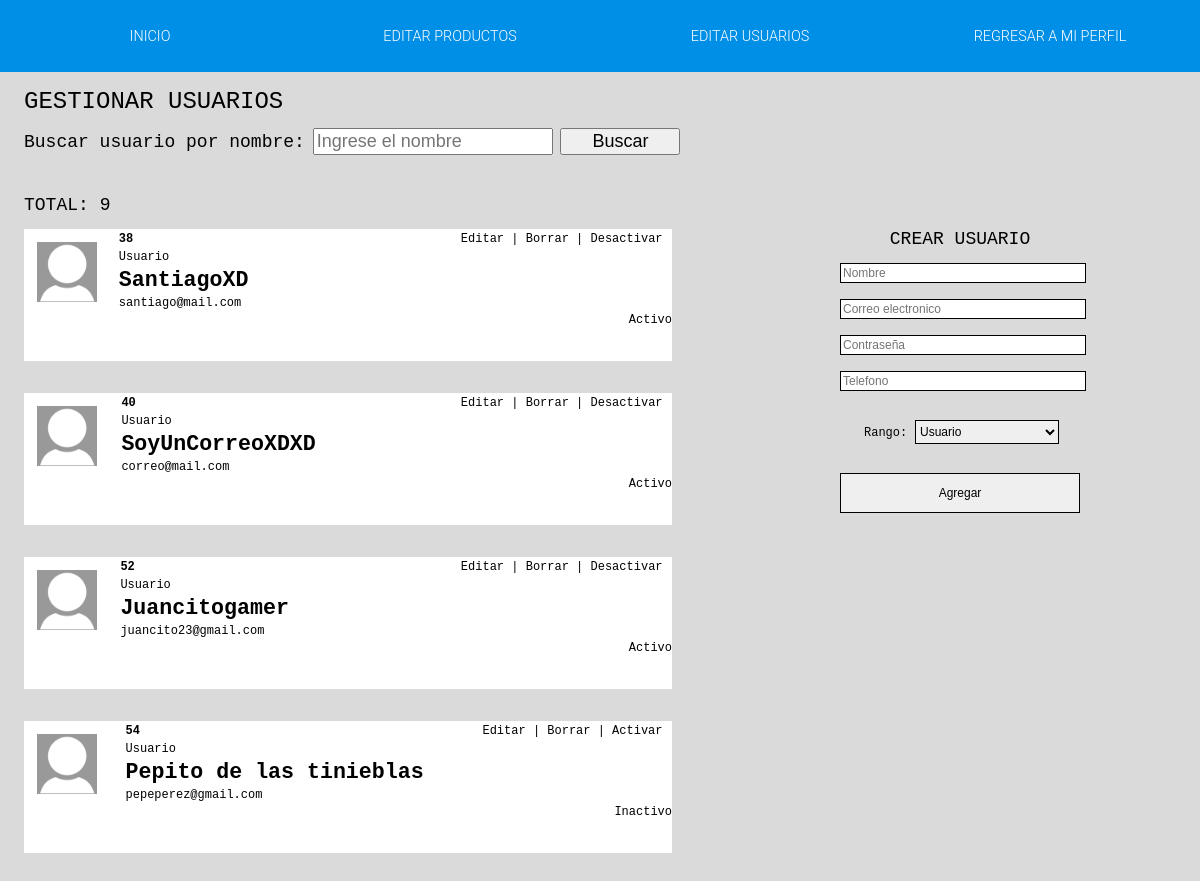
The page /panel/editar (signed in) on the database as committed earlier.
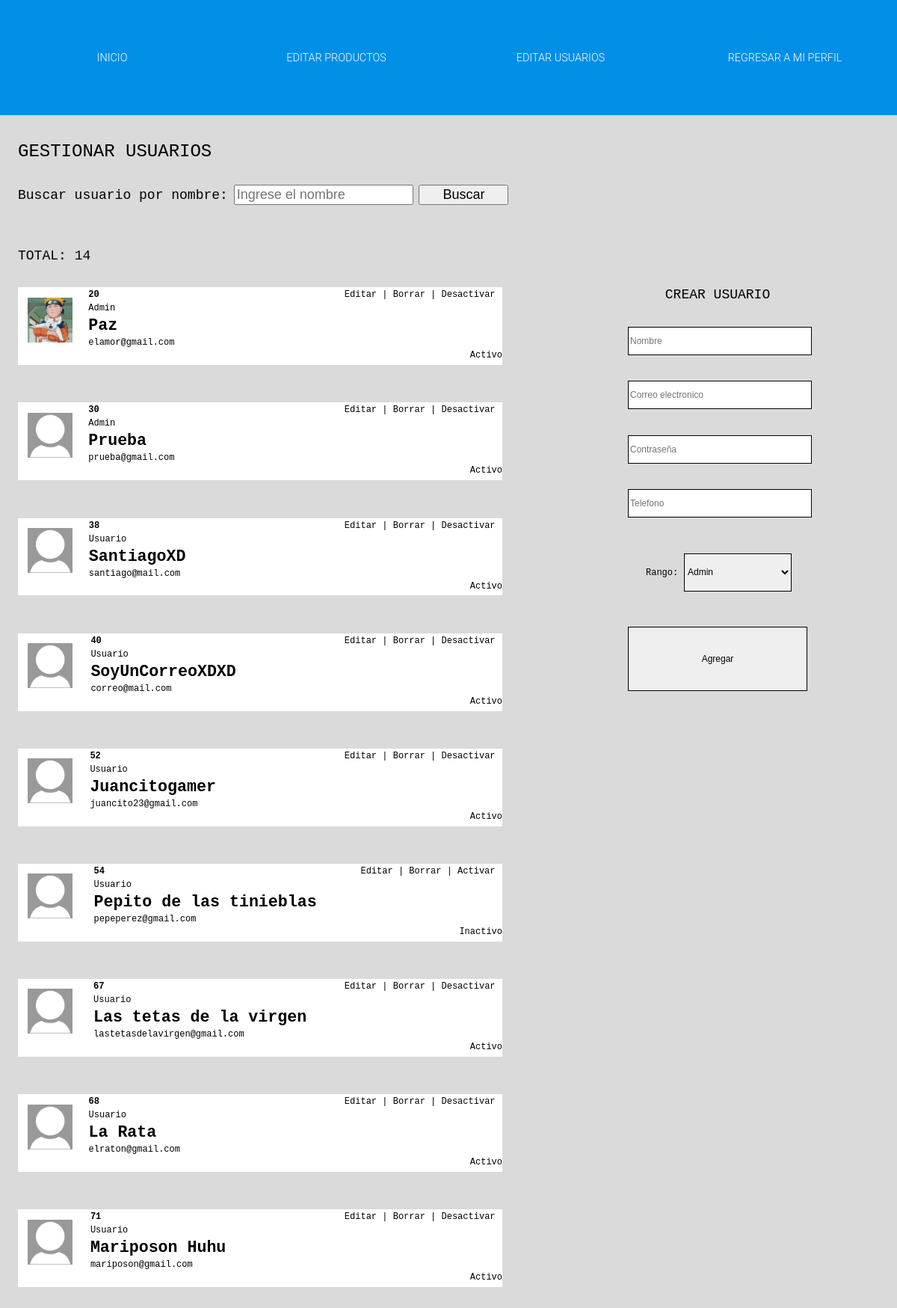
The same page on the database as committed later.
### tables this page shows
CREATE TABLE `USUARIOS` (
  `uid` int(11) NOT NULL,
  `nombre` varchar(40) NOT NULL,
  `correo` varchar(60) NOT NULL,
  `contrasena` varchar(250) NOT NULL,
  `telefono` int(32) NOT NULL,
  `avatar` varchar(50) DEFAULT NULL,
  `rango` int(2) NOT NULL,
  `estado` int(2) NOT NULL
);

CREATE TABLE `USUARIOS_Rangos` (
  `rid` int(2) NOT NULL,
  `nombre` varchar(16) NOT NULL,
  `color` varchar(10) NOT NULL
);

CREATE TABLE `USUARIOS_Estado` (
  `eid` int(2) NOT NULL,
  `nombre` varchar(15) NOT NULL
);

### libs/view.php (called while the page is built, shortened)
<?php
class View
{
    public function render($nombre)
    {
        require 'views/' . $nombre . '.php';
    }
}

### controllers/Panel_Controller.php (called while the page is built, shortened)
<?php
class Panel_Controller extends controller
{
    public function editar()
    {
        $this->view->render('login/panel/editarusuario');
    }
}

### index.php (called while the page is built, shortened)
<?php
require 'libs/view.php';
$app = new App();

### views/login/panel/editarusuario.php (the view, shortened to what the changed rows need)
<?php
require 'libs/connect.php';
if (isset($_SESSION['uid'])) {
    $records = $conn->prepare('SELECT * FROM USUARIOS WHERE uid = :id');
    $records->bindParam(':id', $_SESSION['uid']);
    $records->execute();
    $results = $records->fetch(PDO::FETCH_ASSOC);
    $user = null;
    if (count($results) > 0) {
        $user = $results;
    }
    $records = $conn->prepare('SELECT * FROM USUARIOS_Rangos WHERE rid = :id');
    $records->bindParam(':id', $user['rango']);
    $records->execute();
    $results = $records->fetch(PDO::FETCH_ASSOC);
    if (count($results) > 0) {
        $rango = $results;
    }
} else {
    header("Location: ../login");
    echo "Acceso denegado";
    die();
}
?>
<!DOCTYPE html>
<html lang="en">
<head>
  <link rel="stylesheet" href="../public/css/login/panelusuarios.css">
</head>
<body>
<nav class="noselect">
  <ul class="main-menu" id="main-menu">
    <li><a href="<?php echo constant('URL'); ?>">INICIO</a></li>
    <li><a href="<?php echo constant('URL'); ?>panel/producto">EDITAR PRODUCTOS</a></li>
    <li><a href="<?php echo constant('URL'); ?>panel/editar">EDITAR USUARIOS</a></li>
    <li><a href="<?php echo constant('URL'); ?>perfil?uid=<?php echo $_SESSION['uid'] ?>">REGRESAR A MI PERFIL</a></li>
  </ul>
</nav>
<h1 id="gestionarh1">GESTIONAR USUARIOS</h1>
<?php
    $records = $conn->prepare('SELECT COUNT(uid) FROM USUARIOS;');
    $records->execute();
    $results = $records->fetch(PDO::FETCH_ASSOC);
    $cantidad = null;
    if (count($results) > 0) {
        $cantidad = $results;
    }
    ?>
<form action="editar" method="POST">
<label for="nombre">Buscar usuario por nombre:</label><br>
<input name="nombre" type="text" placeholder="Ingrese el nombre" id="inputnombre">
<input type="submit" value="Buscar" id="inputbuscar">
</form>
<p id="total">TOTAL: <?php echo $cantidad['COUNT(uid)'] ?></p>
<section id="main">
      <?php
if($user['rango'] == '1'){
  if($_POST['nombre'] != ""){
    $buscStr = $_POST['nombre'];
    $buscStr = trim($buscStr);
    $buscStr = strtolower($buscStr);
    $data = $conn->query("SELECT * FROM USUARIOS WHERE nombre LIKE '%$buscStr%' AND rango = '2'");
  }
  else{
    $data = $conn->query("SELECT * FROM USUARIOS WHERE rango = '2'")->fetchAll();
  }
}
else if($user['rango'] == '3'){
  if($_POST['nombre'] != ""){
    $buscStr = $_POST['nombre'];
    $buscStr = trim($buscStr);
    $buscStr = strtolower($buscStr);
    $data = $conn->query("SELECT * FROM USUARIOS WHERE nombre LIKE '%$buscStr%' AND rango <= '2'");
  }
  else{
    $data = $conn->query("SELECT * FROM USUARIOS WHERE rango <= '2'")->fetchAll();
  }
}
foreach ($data as $row) {
    $records = $conn->prepare('SELECT * FROM USUARIOS_Rangos WHERE rid = :id');
    $records->bindParam(':id', $row['rango']);
    $records->execute();
    $results = $records->fetch(PDO::FETCH_ASSOC);
    $ran = null;
    if (count($results) > 0) {
        $ran = $results;
    }
      $records = $conn->prepare('SELECT * FROM USUARIOS_Estado WHERE eid = :id');
      $records->bindParam(':id', $row['estado']);
      $records->execute();
      $results = $records->fetch(PDO::FETCH_ASSOC);
      $estado = null;
      if (count($results) > 0) {
          $estado = $results;
      }
    ?>
    <div class="usuarios">
    <img src="../<?php echo $row['avatar']; ?>" />
    <table class="options">
      <tr>
        <td><a href="editarperfil?uid=<?php echo $row['uid']; ?>">Editar</a> | <a
        href="editar?borrar=<?php echo $row['uid']; ?>" onclick="return Confirmar (this.form)">Borrar</a> |
        <?php if($row['estado'] == 1){ ?>
        <a href="editar?desactivar=<?php echo $row['uid']; ?>">Desactivar</a></td> <?php } ?>
        <?php if($row['estado'] == 2){ ?>
        <a href="editar?activar=<?php echo $row['uid']; ?>">Activar</a></td> <?php } ?>
      </tr>
    </table>
    <table>
      <tr>
        <td class="id"><?php echo $row['uid']; ?></td></tr>
        <tr><td class="rango" <?php if ($ran['rid'] == 4) { ?>style="color: red!important;"<?php } ?>><?php echo $ran['nombre']; ?></td></tr>
        <tr><td class="nombre"><?php echo $row['nombre']; ?></td></tr>
        <tr><td class="correo"><?php echo $row['correo']; ?></td></tr>
    </table>
    <p class="estado"><?php echo $estado['nombre']; ?></p>
    </div>
      <?php }
?>
</section>
<div class="crear">
<h1 id="crearh1">CREAR USUARIO</h1>
  <form action="editar" method="POST">
    <input name="nombre" type="text" placeholder="Nombre">
    <input name="correo" type="text" placeholder="Correo electronico">
    <input name="contrasena" type="text" placeholder="Contraseña">
    <input name="telefono" type="text" placeholder="Telefono">
    <p>
      <label for="select">Rango:</label>
      <select name="rango" id="select">
        <?php
if($user['rango'] == '1'){
$data = $conn->query("SELECT * FROM USUARIOS_Rangos WHERE rid = '2'")->fetchAll();
}
else if($user['rango'] == '3'){
  $data = $conn->query("SELECT * FROM USUARIOS_Rangos WHERE rid <= '2'")->fetchAll();
}
else if($user['rango'] == '4'){
  $data = $conn->query("SELECT * FROM USUARIOS_Rangos")->fetchAll();
}
foreach ($data as $row)
{?>
        <option value="<?php echo $row['rid']; ?>"><?php echo $row['nombre']; ?></option>
        <?php }?>
      </select>
    </p>
    <input type="submit" value="Agregar">
  </form>
</div>
</body>
</html>

Rows that differ between the two databases and show on the page:
now on this page (row unchanged): usuarios: avatar (picture), uid "20", usuarios_rangos.nombre "Admin", nombre "Paz", correo "elamor@gmail.com", usuarios_estado.nombre "Activo"
now on this page (row unchanged): usuarios: avatar (placeholder picture), uid "30", usuarios_rangos.nombre "Admin", nombre "Prueba", correo "prueba@gmail.com", usuarios_estado.nombre "Activo"
added usuarios: avatar (placeholder picture), uid "67", usuarios_rangos.nombre "Usuario", nombre "Las tetas de la virgen", correo "lastetasdelavirgen@gmail.com", usuarios_estado.nombre "Activo"
added usuarios: avatar (placeholder picture), uid "68", usuarios_rangos.nombre "Usuario", nombre "La Rata", correo "elraton@gmail.com", usuarios_estado.nombre "Activo"
added usuarios: avatar (placeholder picture), uid "71", usuarios_rangos.nombre "Usuario", nombre "Mariposon Huhu", correo "mariposon@gmail.com", usuarios_estado.nombre "Activo"
Other text that changed with them:
$cantidad['COUNT(uid)']: "9" → "14"
form field rango: "Usuario" → "Admin"
